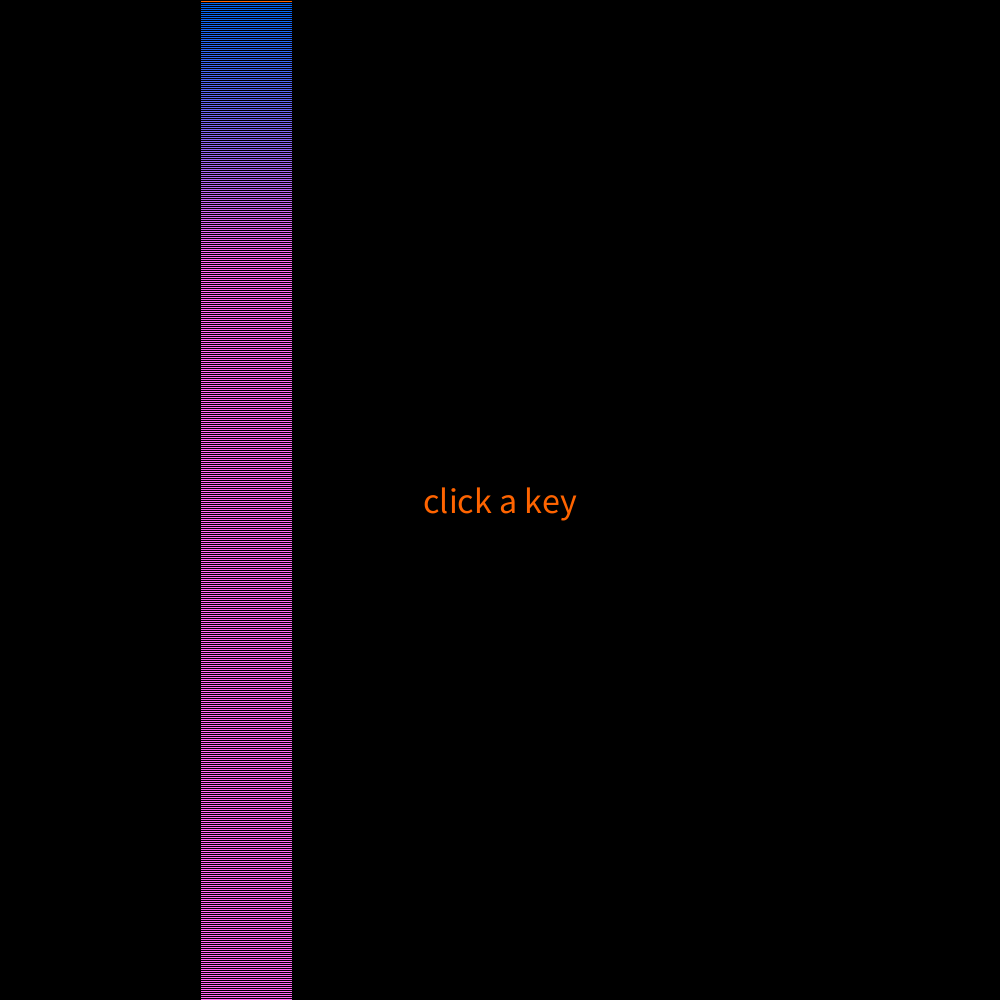
Frame 1 (no input)
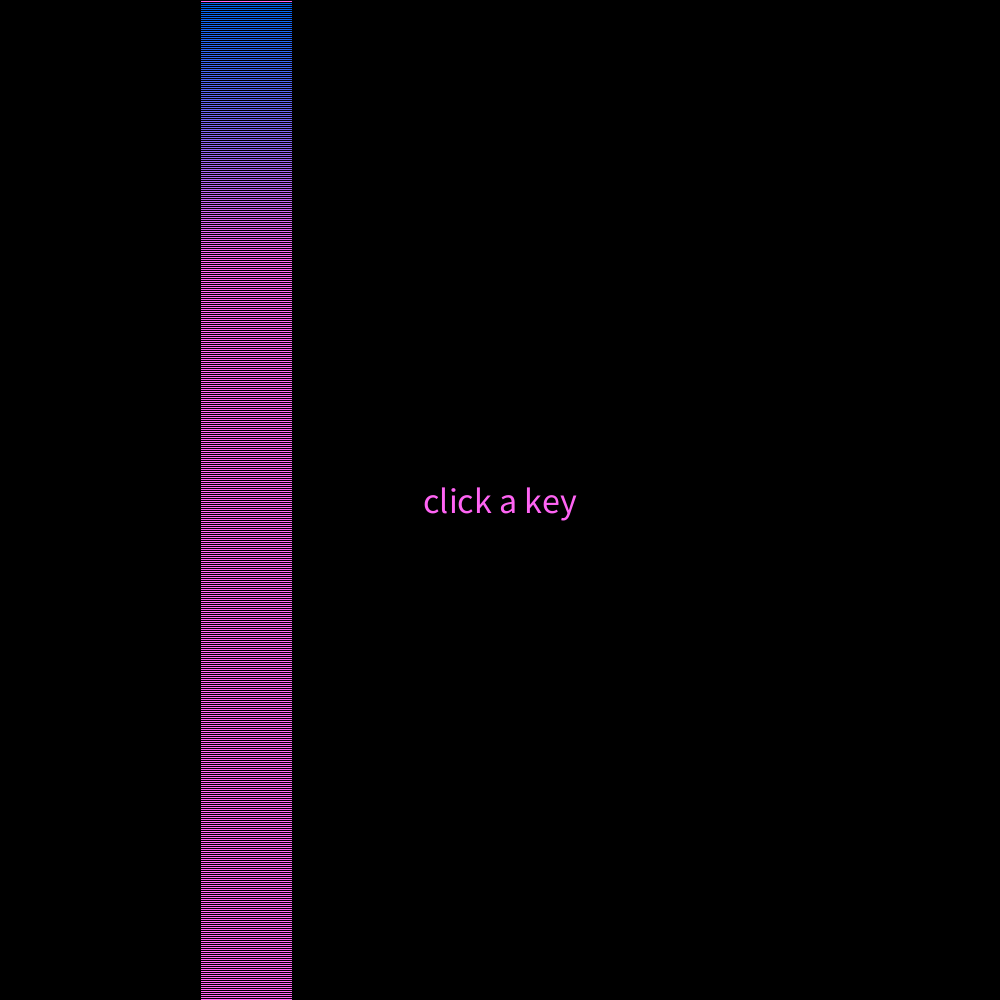
Frame 60 (the mouse pressed at the canvas centre just before this capture)
Frame 120 (the mouse held since frame 60 and released just before this capture): identical to frame 60, image omitted

The Processing sketch that drew these frames (run headless with seeded random() and noise(); from frame 60 on, the mouse is pressed at the canvas centre):

// Processing sketch: SS5_ArrayMadness
// ── SS5_ArrayMadness.pde
String[] names = {"click a key", "Move around", "circlezoom", "cone", "Eyeball?"};

int positionNames = 0;

void setup() {
  size(1000, 1000);
  fill(255, 100, 0);

  textSize(36);
  textAlign(CENTER, CENTER);
}
void draw() {
  background (0);
  text(names[positionNames], width/2, height/2);


  //eyeball
  if (positionNames >= 4) {
    for (int i = 500; i>= 1; i -=5 ) {
      if (mousePressed) {
        i+= 1;
      }
      stroke(i);
      fill(i, 255);

      ellipse(300, height/2, i, i);//can use boolean draw
    }
  }
  //cone
  if (positionNames == 3) {

    for (int i = 500; i>= 1; i -=2 ) {
      stroke(0);
      float r = random(0, 255);
      fill(24, i, 233);
      ellipse(i, 500, 204, i);
    }
  }


  //special circle
  if (positionNames == 2) {

    for (int i = 500; i>= 1; i -=1 ) {
      stroke(0);
      float r = random(0, 255);
      fill(r, 54, 255);
      ellipse(500, height/2, i, i);
    }
  }

  //line border
  if (positionNames == 1) {
    for (int i= 0; i<width; i+=15) {
      stroke(255);
      line(mouseY, i, i, mouseX);
    }
  }

  if (positionNames == 0) {
    for (int i = 0; i<width; i+=2) {
      rect(200, i, 92, 2009);
      fill(i,100, 244);
    }
  }
}


void keyPressed() {

  //positionNames = int(random(0, names.length));
  positionNames++;
  if (positionNames == 5) {
    positionNames = 0;
  }
}
